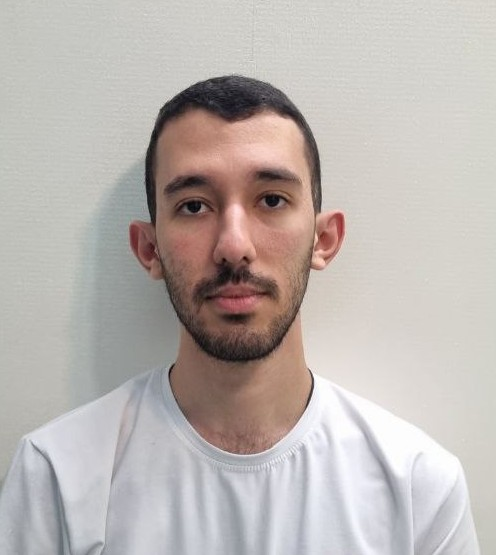
#> input picture CA1/Q4/1_1.jpg, 496 x 555 px
$ jupyter execute Q4.ipynb
#> lines starting #> are read from the running program, lines starting #| are printed output that depends on the picture
# Question 4 - Basic Face Detection from Image

## Objective

To apply simple image processing techniques for identifying faces in real-world images using grayscale transformation and intensity analysis.

## Steps

1. Convert real-world color image to grayscale.
2. Use thresholding or basic filters to identify facial regions.
3. Visualize and analyze histogram of the grayscale image.

## Notes

- While deep learning (e.g., Haar Cascades or CNNs) is better, this task emphasizes classical image analysis.

## Conclusion

In this question, the algorithm used is Normalized Cross-Correlation (NCC) for template matching.

Explanation:
- NCC measures the similarity between two images by computing the dot product of their normalized versions.
- First, the mean value of each image is subtracted to center the data around zero.
- Then, the dot product between the template and target image is calculated.
- This value is divided by the product of the Euclidean norms (magnitudes) of both images.
- The resulting score ranges from -1 to 1, where 1 indicates a perfect match, 0 means no correlation, and -1 means perfect negative correlation.
- In this project, the first image (reference face) is compared against the other three images to compute their similarity scores.

This method is simple, effective, and works well for template matching under slight changes in illumination and minor misalignments.

- Grayscale conversion and thresholding give approximate face regions.
- Histogram helps analyze brightness distribution, useful for adaptive thresholding.

## Note:
 In this task, the template matching algorithm was implemented manually from scratch using only NumPy and Pillow for basic image loading. No high-level computer vision libraries such as OpenCV or Scikit-Image were used. Therefore, this implementation is eligible for the extra 30% bonus as mentioned in the assignment instructions.

[cell 1]
from PIL import Image
import numpy as np


img_paths = ["1_1.jpg", "2_1.jpg", "3_1.jpg", "4_1.jpg"]
imgs = [Image.open(p).convert("L").resize((128, 128)) for p in img_paths]
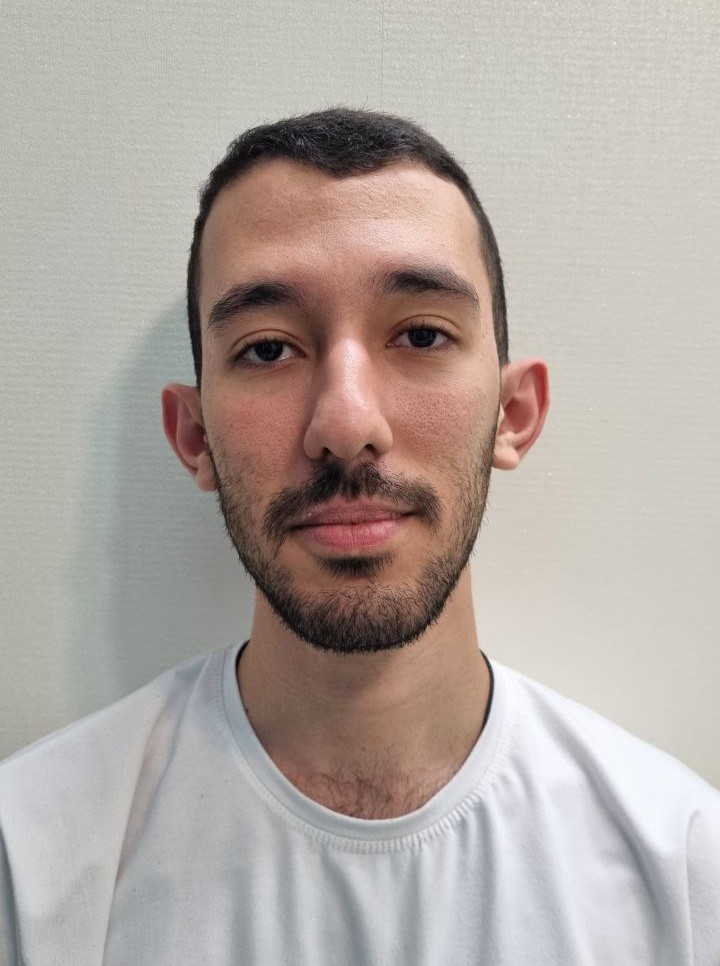
#> input picture CA1/Q4/2_1.jpg, 720 x 966 px
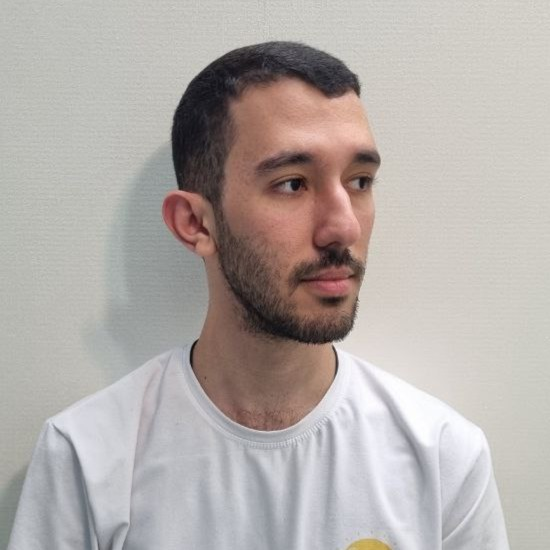
#> input picture CA1/Q4/3_1.jpg, 550 x 550 px
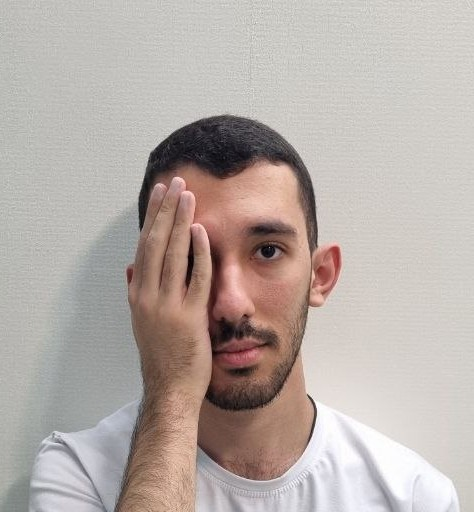
#> input picture CA1/Q4/4_1.jpg, 474 x 512 px
#> imgs = 4 items


for i, im in enumerate(imgs):
    im.save(f"face_{i+1}.jpg")
#> this loop made 4 passes
#> pass 1, `im.save(f"face_{i+1}.jpg")`:
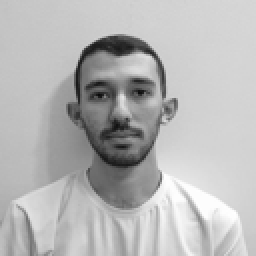
#> saved as face_1.jpg: PIL image 128x128 L (shown 2 times larger); min 9, max 255, mean 183
#> pass 2, `im.save(f"face_{i+1}.jpg")`:
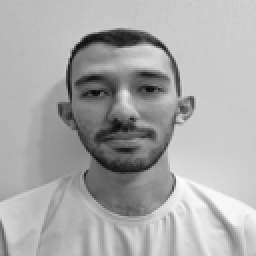
#> saved as face_2.jpg: PIL image 128x128 L (shown 2 times larger); min 6, max 253, mean 170.5


def normalized_cross_correlation(template, target):
    template = template - np.mean(template)
    target = target - np.mean(target)
    num = np.sum(template * target)
    den = np.sqrt(np.sum(template**2) * np.sum(target**2))
    return num / den if den != 0 else 0

template = np.array(imgs[0])
for i in range(1, 4):
    target = np.array(imgs[i])
    score = normalized_cross_correlation(template, target)
    print(f"Similarity face_1 vs face_{i+1}: {score:.4f}")
#> this loop made 3 passes
#> (num in normalized_cross_correlation, den in normalized_cross_correlation, score) on passes 1 to 3: (23548414.2, 32757553.6, 0.719), (23010058.7, 32567994.2, 0.707), (16912943.1, 32097450.1, 0.527)
#| Similarity face_1 vs face_2: 0.7189
#| Similarity face_1 vs face_3: 0.7065
#| Similarity face_1 vs face_4: 0.5269
#> pass 2, `target = np.array(imgs[i])`:
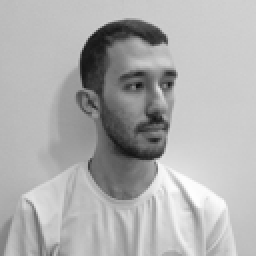
#> target: shape (128, 128) (shown 2 times larger); min 15, max 254, mean 174.8
